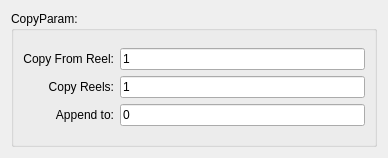
<?xml version="1.0" encoding="UTF-8"?>
<ui version="4.0">
 <class>copyParam</class>
 <widget class="QWidget" name="copyParam">
  <property name="geometry">
   <rect>
    <x>0</x>
    <y>0</y>
    <width>388</width>
    <height>158</height>
   </rect>
  </property>
  <property name="windowTitle">
   <string>Form</string>
  </property>
  <layout class="QGridLayout" name="gridLayout_3">
   <item row="0" column="0">
    <widget class="QGroupBox" name="groupBox">
     <property name="title">
      <string>CopyParam:</string>
     </property>
     <layout class="QGridLayout" name="gridLayout_2">
      <item row="0" column="0">
       <layout class="QGridLayout" name="gridLayout">
        <item row="0" column="0">
         <widget class="QLabel" name="labelFrom">
          <property name="frameShadow">
           <enum>QFrame::Raised</enum>
          </property>
          <property name="text">
           <string>Copy From Reel:</string>
          </property>
          <property name="alignment">
           <set>Qt::AlignRight|Qt::AlignTrailing|Qt::AlignVCenter</set>
          </property>
         </widget>
        </item>
        <item row="0" column="1">
         <widget class="QLineEdit" name="lineEditFrom">
          <property name="toolTip">
           <string>Copy start from which reel in input device</string>
          </property>
          <property name="text">
           <string>1</string>
          </property>
         </widget>
        </item>
        <item row="1" column="0">
         <widget class="QLabel" name="labelCopy">
          <property name="frameShadow">
           <enum>QFrame::Raised</enum>
          </property>
          <property name="text">
           <string>Copy Reels:</string>
          </property>
          <property name="alignment">
           <set>Qt::AlignRight|Qt::AlignTrailing|Qt::AlignVCenter</set>
          </property>
         </widget>
        </item>
        <item row="1" column="1">
         <widget class="QLineEdit" name="lineEditCopy">
          <property name="toolTip">
           <string>Copy Number of reels</string>
          </property>
          <property name="text">
           <string>1</string>
          </property>
         </widget>
        </item>
        <item row="2" column="0">
         <widget class="QLabel" name="labelAppend">
          <property name="toolTip">
           <string>Append To</string>
          </property>
          <property name="frameShadow">
           <enum>QFrame::Raised</enum>
          </property>
          <property name="text">
           <string>Append to:</string>
          </property>
          <property name="alignment">
           <set>Qt::AlignRight|Qt::AlignTrailing|Qt::AlignVCenter</set>
          </property>
         </widget>
        </item>
        <item row="2" column="1">
         <widget class="QLineEdit" name="lineEditAppend">
          <property name="toolTip">
           <string>Append to (override which reel)</string>
          </property>
          <property name="text">
           <string>0</string>
          </property>
         </widget>
        </item>
       </layout>
      </item>
     </layout>
    </widget>
   </item>
  </layout>
 </widget>
 <resources/>
 <connections/>
</ui>
